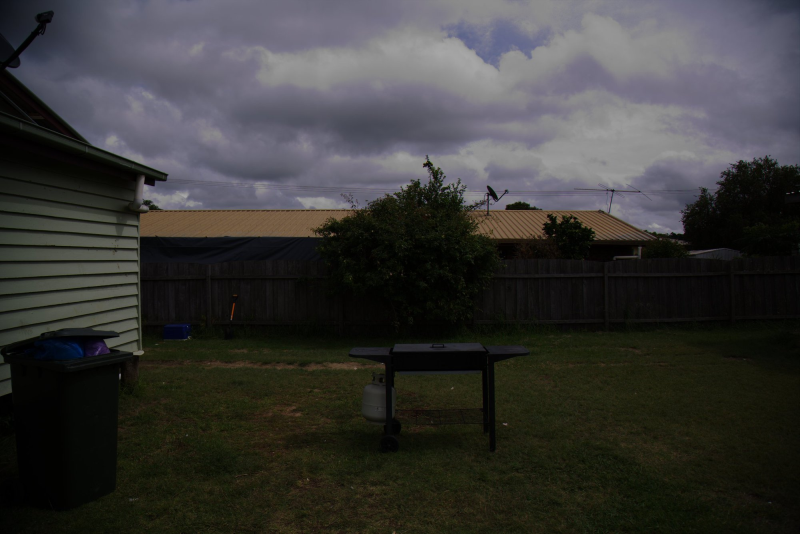
//> input picture data/barbecue.png, 800 x 534 px
$ ./Erarslan_Umut_Aras_LAB2   (built with g++ and OpenCV 4)
//> lines starting //> are read from the running program, lines starting //| are printed output that depends on the picture
// ****************************
// Name = Aras Umut
// Surname = Erarslan
// Student ID = 2005627
// Task = LAB 2
// ****************************

#include "opencv2/imgproc.hpp"
#include "opencv2/highgui.hpp"
#include "opencv2/imgcodecs.hpp"
#include <iostream>

using namespace cv;
using namespace std;

// function that calculates the histogram of a given image and showing them. It also takes "name" field
// to use it as the name of the windows. The basic version can be reach from https://docs.opencv.org/3.4/d8/dbc/tutorial_histogram_calculation.html
// I added some lines to show b, g, r in different windows and turned it into a function to use in 3 different places
void CalculateHistogram(Mat& image, String name)
{
    // Vector Mat that hold b, g, r planes
    vector<Mat> bgr_planes;

    // split image into b, g, r planes
    split(image, bgr_planes);

    // number of bins of hist
    int histSize = 256;

    // range for b, g, r. Total 255
    float range[] = { 0, 256 }; //the upper boundary is exclusive
    const float* histRange = { range };

    // parameters to be used in calcHist function
    bool uniform = true, accumulate = false;

    // Mat for b, g, r planes
    Mat b_hist, g_hist, r_hist;

    // Calculation of histograms. Each of takes b g r hists above and calculates histograms.
    /*
    -- Parameters --
    &bgr_planes[0]: The source array(s)
    1 : The number of source arrays(in this case we are using 1. We can enter here also a list of arrays)
    0 : The channel(dim) to be measured.In this case it is just the intensity(each array is single - channel) so we just write 0.
    Mat(): A mask to be used on the source array(zeros indicating pixels to be ignored).If not defined it is not used
    b_hist : The Mat object where the histogram will be stored
    1 : The histogram dimensionality.
    histSize : The number of bins per each used dimension
    histRange : The range of values to be measured per each dimension
    uniform and accumulate : The bin sizes are the same and the histogram is cleared at the beginning.
    */

    calcHist(&bgr_planes[0], 1, 0, Mat(), b_hist, 1, &histSize, &histRange, uniform, accumulate);
    calcHist(&bgr_planes[1], 1, 0, Mat(), g_hist, 1, &histSize, &histRange, uniform, accumulate);
    calcHist(&bgr_planes[2], 1, 0, Mat(), r_hist, 1, &histSize, &histRange, uniform, accumulate);

    // Features for histogram windows
    int hist_w = 300, hist_h = 200;
    int bin_w = cvRound((double)hist_w / histSize);

    // Creating Mat for the histogram of blue
    Mat blue(hist_h, hist_w, CV_8UC3, Scalar(0, 0, 0));
    // Normalize the histogram before drawing it so values will be in the range of the parameters that is entered
    normalize(b_hist, b_hist, 0, blue.rows, NORM_MINMAX, -1, Mat());

    // Creating Mat for the histogram of green
    Mat green(hist_h, hist_w, CV_8UC3, Scalar(0, 0, 0));
    // Normalize the histogram before drawing it so values will be in the range of the parameters that is entered
    normalize(g_hist, g_hist, 0, green.rows, NORM_MINMAX, -1, Mat());

    // Creating Mat for the histogram of red
    Mat red(hist_h, hist_w, CV_8UC3, Scalar(0, 0, 0));
    // Normalize the histogram before drawing it so values will be in the range of the parameters that is entered
    normalize(r_hist, r_hist, 0, red.rows, NORM_MINMAX, -1, Mat());


    // draws b g r
    /*
    --Parameters
    b_hist: Input array
    b_hist: Output normalized array (can be the same)
    0 and histImage.rows: For this example, they are the lower and upper limits to normalize the values of r_hist
    NORM_MINMAX: Argument that indicates the type of normalization (as described above, it adjusts the values between the two limits set before)
    -1: Implies that the output normalized array will be the same type as the input
    Mat(): Optional mask
    */
    for (int i = 1; i < histSize; i++)
    {
        line(blue, Point(bin_w * (i - 1), hist_h - cvRound(b_hist.at<float>(i - 1))),
            Point(bin_w * (i), hist_h - cvRound(b_hist.at<float>(i))),
            Scalar(255, 0, 0), 2, 8, 0);
        line(green, Point(bin_w * (i - 1), hist_h - cvRound(g_hist.at<float>(i - 1))),
            Point(bin_w * (i), hist_h - cvRound(g_hist.at<float>(i))),
            Scalar(0, 255, 0), 2, 8, 0);
        line(red, Point(bin_w * (i - 1), hist_h - cvRound(r_hist.at<float>(i - 1))),
            Point(bin_w * (i), hist_h - cvRound(r_hist.at<float>(i))),
            Scalar(0, 0, 255), 2, 8, 0);
    }

    // Histogram window names
    String blueHistogramName = name + " Blue";
    String greenHistogramName = name + " Green";
    String redHistogramName = name + " Red";

    // Showing the histogram and image windows
    imshow(name, image);
    imshow(blueHistogramName, blue);
    imshow(greenHistogramName, green);
    imshow(redHistogramName, red);

    // Console texts
    cout << "\nThis is the = " << name << ".\n";
    cout << "Histogram Images has the name of the Image they belongs to prevent window confusions.\n";
    cout << "Press any key on the Image window to go to the next part...\n\n\n";
    waitKey();
}

//main
int main(int argc, char** argv)
{
    // Menu Index
    int menuIndex = 3;

    // do while to keep program running.
    do {

        // do while to check menu index valute
        do {
            cout << "To which part do you want to go?\n( 1 ) Histogram Equalization\n( 2 ) Image Filtering\n( 0 ) Exit\nType 1, 2 or 0: ";
            cin >> menuIndex;
//> the answer given: 1
        } while (menuIndex != 1 && menuIndex != 2 && menuIndex != 0);

        // inside of option 1 in menu ( EQUALIZATION )
        if (menuIndex == 1)
        {

            // read image
            Mat image = imread("data/barbecue.png", IMREAD_COLOR);
//> image is the input picture: 534 rows x 800 cols, CV_8UC3; mean B, G, R 54.4, 56.1, 56.7

            // Call CalculateHistogram function
            CalculateHistogram(image, "Source Image");
//> in CalculateHistogram, `calcHist(&bgr_planes[0], 1, 0, Mat(), b_hist, 1, &histSize, &histRange..`: b_hist = 256 values, max 13181 at index 12, min 0 at index 168, mean 1668.8
//> in CalculateHistogram, `calcHist(&bgr_planes[1], 1, 0, Mat(), g_hist, 1, &histSize, &histRange..`: g_hist = 256 values, max 8139 at index 8, min 0 at index 168, mean 1668.8
//> in CalculateHistogram, `calcHist(&bgr_planes[2], 1, 0, Mat(), r_hist, 1, &histSize, &histRange..`: r_hist = 256 values, max 8492 at index 4, min 0 at index 168, mean 1668.8
//> in CalculateHistogram, `normalize(b_hist, b_hist, 0, blue.rows, NORM_MINMAX, -1, Mat());`: b_hist = 256 values, max 200 at index 12, min 0 at index 168, mean 25.32
//> in CalculateHistogram, `normalize(g_hist, g_hist, 0, green.rows, NORM_MINMAX, -1, Mat());`: g_hist = 256 values, max 200 at index 8, min 0 at index 168, mean 41.01
//> in CalculateHistogram, `normalize(r_hist, r_hist, 0, red.rows, NORM_MINMAX, -1, Mat());`: r_hist = 256 values, max 200 at index 4, min 0 at index 168, mean 39.3

            // ****************************
            // EQUALIZATION PART
            // ****************************

            // Creating Mat for equalized image
            Mat hist_equalized_image;

            // Cloning source image
            hist_equalized_image = image.clone();

            // Split the image into 3 channels; B, G, R channels respectively and store it in a std::vector
            vector<Mat> vec_channels;
            split(hist_equalized_image, vec_channels);

            // Equalize the histogram of b, g, r channels
            equalizeHist(vec_channels[0], vec_channels[0]);
            equalizeHist(vec_channels[1], vec_channels[1]);
            equalizeHist(vec_channels[2], vec_channels[2]);

            // Merge 3 channels in the vector to form the color image in BGR color space.
            merge(vec_channels, hist_equalized_image);
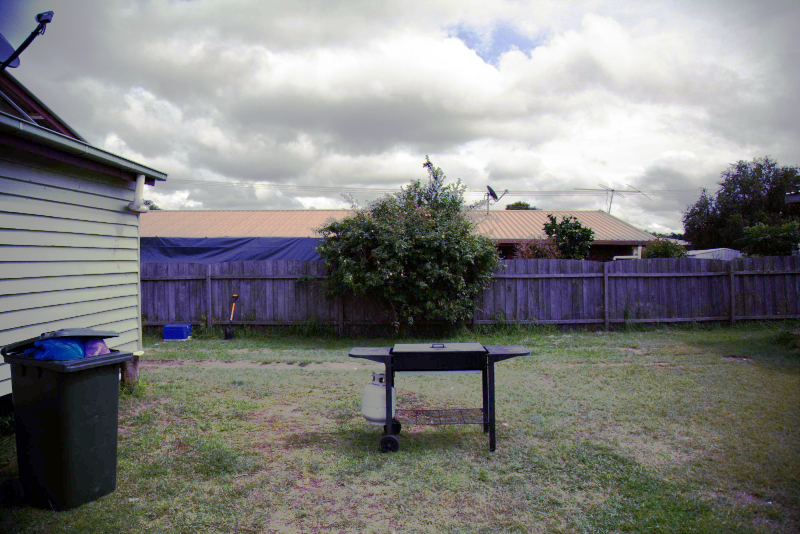
//> hist_equalized_image: 534 rows x 800 cols, CV_8UC3; mean B, G, R 127.7, 128.7, 128.6

            // Call CalculateHistogram function
            CalculateHistogram(hist_equalized_image, "BGR Equalized Image");
//> call 2 of CalculateHistogram, with name = "BGR Equalized Image"
//> in CalculateHistogram (call 2), `calcHist(&bgr_planes[0], 1, 0, Mat(), b_hist, 1, &histSize, &histRange..`: b_hist = 256 values, max 13181 at index 88, min 0 at index 1, mean 1668.8
//> in CalculateHistogram (call 2), `calcHist(&bgr_planes[1], 1, 0, Mat(), g_hist, 1, &histSize, &histRange..`: g_hist = 256 values, max 8139 at index 32, min 0 at index 1, mean 1668.8
//> in CalculateHistogram (call 2), `calcHist(&bgr_planes[2], 1, 0, Mat(), r_hist, 1, &histSize, &histRange..`: r_hist = 256 values, max 8492 at index 16, min 0 at index 1, mean 1668.8
//> in CalculateHistogram (call 2), `normalize(b_hist, b_hist, 0, blue.rows, NORM_MINMAX, -1, Mat());`: b_hist = 256 values, max 200 at index 88, min 0 at index 1, mean 25.32
//> in CalculateHistogram (call 2), `normalize(g_hist, g_hist, 0, green.rows, NORM_MINMAX, -1, Mat());`: g_hist = 256 values, max 200 at index 32, min 0 at index 1, mean 41.01
//> in CalculateHistogram (call 2), `normalize(r_hist, r_hist, 0, red.rows, NORM_MINMAX, -1, Mat());`: r_hist = 256 values, max 200 at index 16, min 0 at index 1, mean 39.3
//> after the loop in CalculateHistogram (call 2), `for (int i = 1; i < histSize; i++)`:
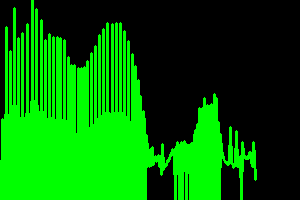
//> green: 200 rows x 300 cols, CV_8UC3; mean B, G, R 0, 106.8, 0

            // ****************************
            // EQUALIZATION PART OPTIONAL
            // ****************************

            // Creating Mat for equalized image optimal task
            Mat hist_equalized_image_optional;

            //Convert the image from BGR to LAB color space
            cvtColor(image, hist_equalized_image_optional, COLOR_BGR2Lab);
//> hist_equalized_image_optional: 534 rows x 800 cols, CV_8UC3; mean of channels 0, 1, 2 58.3, 128.1, 129.1

            // Split the image into 3 channels; L, a, b channels respectively and store it in a std::vector
            vector<Mat> vec_channels_optional;
            split(hist_equalized_image_optional, vec_channels_optional);
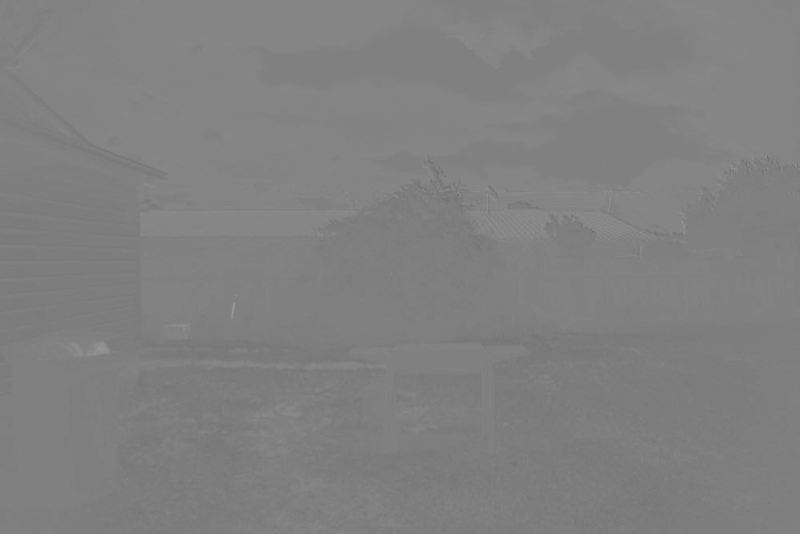
//> vec_channels_optional[1]: 534 rows x 800 cols, CV_8UC1; min 113, max 155, mean 128.1

            // Equalize the histogram of only the L channel
            equalizeHist(vec_channels_optional[0], vec_channels_optional[0]);

            // Merge 3 channels in the vector to form the color image in Lab color space.
            merge(vec_channels_optional, hist_equalized_image_optional);
//> hist_equalized_image_optional: 534 rows x 800 cols, CV_8UC3; mean of channels 0, 1, 2 128.9, 128.1, 129.1

            // Convert the histogram equalized image from Lab to BGR color space again
            cvtColor(hist_equalized_image_optional, hist_equalized_image_optional, COLOR_Lab2BGR);

            // Call CalculateHistogram function
            CalculateHistogram(hist_equalized_image_optional, " COLOR_BGR2Lab Only L Equalized Image");
//> call 3 of CalculateHistogram, with name = " COLOR_BGR2Lab Only L Equalized Image"
//> in CalculateHistogram (call 3), `split(image, bgr_planes);`:
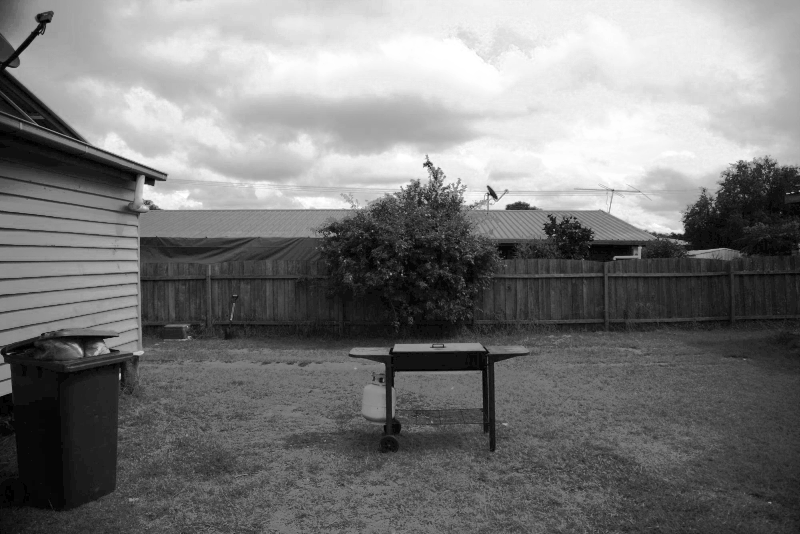
//> bgr_planes[0]: 534 rows x 800 cols, CV_8UC1; min 0, max 255, mean 122.7
//> in CalculateHistogram (call 3), `calcHist(&bgr_planes[0], 1, 0, Mat(), b_hist, 1, &histSize, &histRange..`: b_hist = 256 values, max 9365 at index 16, min 0 at index 1, mean 1668.8
//> in CalculateHistogram (call 3), `calcHist(&bgr_planes[1], 1, 0, Mat(), g_hist, 1, &histSize, &histRange..`: g_hist = 256 values, max 11714 at index 18, min 0 at index 1, mean 1668.8
//> in CalculateHistogram (call 3), `calcHist(&bgr_planes[2], 1, 0, Mat(), r_hist, 1, &histSize, &histRange..`: r_hist = 256 values, max 8973 at index 19, min 0 at index 1, mean 1668.8
//> in CalculateHistogram (call 3), `normalize(b_hist, b_hist, 0, blue.rows, NORM_MINMAX, -1, Mat());`: b_hist = 256 values, max 200 at index 16, min 0 at index 1, mean 35.64
//> in CalculateHistogram (call 3), `normalize(g_hist, g_hist, 0, green.rows, NORM_MINMAX, -1, Mat());`: g_hist = 256 values, max 200 at index 18, min 0 at index 1, mean 28.49
//> in CalculateHistogram (call 3), `normalize(r_hist, r_hist, 0, red.rows, NORM_MINMAX, -1, Mat());`: r_hist = 256 values, max 200 at index 19, min 0 at index 1, mean 37.19
//> after the loop in CalculateHistogram (call 3), `for (int i = 1; i < histSize; i++)`:
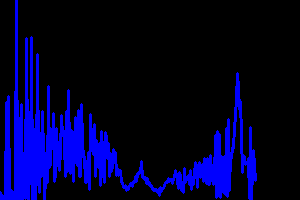
//> blue: 200 rows x 300 cols, CV_8UC3; mean B, G, R 46.4, 0, 0
//> after the loop in CalculateHistogram (call 3), `for (int i = 1; i < histSize; i++)`:
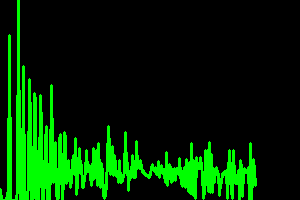
//> green: 200 rows x 300 cols, CV_8UC3; mean B, G, R 0, 43.2, 0
//> after the loop in CalculateHistogram (call 3), `for (int i = 1; i < histSize; i++)`:
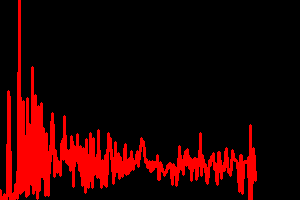
//> red: 200 rows x 300 cols, CV_8UC3; mean B, G, R 0, 0, 39.2

            // Destroy all windows and go back to the start
            destroyAllWindows();
        }

        // inside of option 2 in menu ( EQUALIZATION )
        else if (menuIndex == 2)
        {

            // read image and clone it
            Mat imagePart2 = imread("data/barbecue.png", IMREAD_COLOR);
            Mat imagePart2Clone = imagePart2.clone();

            // ****************************
            // MEDIAN
            // ****************************

            // kernel size to be used in filters
            int kernel_size = 1;

            // create a window for median filters
            namedWindow("Median", 1);

            // text to be displayed in console
            cout << "\nPress ESC to go Gaussian filter...\n";

            // create a trackbar for kernel size on median window
            createTrackbar("Kernel\nSize", "Median", &kernel_size, 51);

            // shows original image
            imshow("Original Image", imagePart2);


            while (true)
            {
                // checks the kernel size and corrects it to be an odd value. If it is even, adds 1 to it
                if (kernel_size % 2 == 0)
                    kernel_size = kernel_size + 1; // kernel size needs to be odd, add it 1 if it is even

                // medianblur function
                medianBlur(imagePart2, imagePart2Clone, kernel_size);

                // shows the median blur applied image
                imshow("Median", imagePart2Clone);

                // wait for esc key to go to the next part
                int iKey = waitKey(50);
                if (iKey == 27)
                {
                    break;
                }
            }

            // destroys median window
            destroyWindow("Median");

            // ****************************
            // GAUSSIAN
            // ****************************

            // resets the value of kernel size
            kernel_size = 1;

            // a new window for gaussian filter
            namedWindow("Gaussian", 1);

            // text to be displayed in console
            cout << "\nPress ESC to go Bilateral filter...\n";

            // create track bar for kernel size parameter
            createTrackbar("Kernel\nSize", "Gaussian", &kernel_size, 101);

            // create a track bar for sigma parameter. trackbar does not take double value so I took int and divided it into 100
            // the sigma value is the /100 of the value in trackbar
            int sigma_trackbar = 100; // 100 = 1
            createTrackbar("Sigma\n/100", "Gaussian", &sigma_trackbar, 1000);

            while (true)
            {
                // checks the kernel size and corrects it to be an odd value. If it is even, adds 1 to it
                if (kernel_size % 2 == 0)
                    kernel_size = kernel_size + 1; // kernel size needs to be odd, add it 1 if it is even

                // GaussianBlur function with the values from trackbars
                GaussianBlur(imagePart2, imagePart2Clone, Size(kernel_size, kernel_size), sigma_trackbar / 100, sigma_trackbar / 100);

                // shows gaussian applied image
                imshow("Gaussian", imagePart2Clone);

                // wait for esc key
                int iKey = waitKey(50);
                if (iKey == 27)
                {
                    break;
                }
            }

            // destroy gaussian window
            destroyWindow("Gaussian");

            // ****************************
            // BILATERAL
            // ****************************


            // fixed kernel size
            kernel_size = 9;

            // new window for bilateral
            namedWindow("Bilateral", 1);

            // text to be displayed in console
            cout << "\nKernel Size = 9 FIXED for Bilateral\nPress ESC to RESTART the program...\n";

            // create trackbars for sigma_range and sigma_space. Like in the gaussian, trackbar values are divided into 100 in function
            int sigma_range_trackbar = 1;
            createTrackbar("Sigma\nRange\n/100", "Bilateral", &sigma_range_trackbar, 100000); // /100
            int sigma_space_trackbar = 1;
            createTrackbar("Sigma\nSpace\n/100", "Bilateral", &sigma_space_trackbar, 100000); // /100

            while (true)
            {
                // bilateral filter with the values from trackbar. sigma_range and sigma_space are divided into 100 before applied
                bilateralFilter(imagePart2, imagePart2Clone, kernel_size, sigma_range_trackbar / 100, sigma_space_trackbar / 100);

                // shows the bilateral filter applied image
                imshow("Bilateral", imagePart2Clone);

                // wait for esc key
                int iKey = waitKey(50);
                if (iKey == 27)
                {
                    break;
                }
            }

            //destroy all windows
            destroyAllWindows();
        }
    } while (menuIndex != 0);
    return EXIT_SUCCESS;
}
